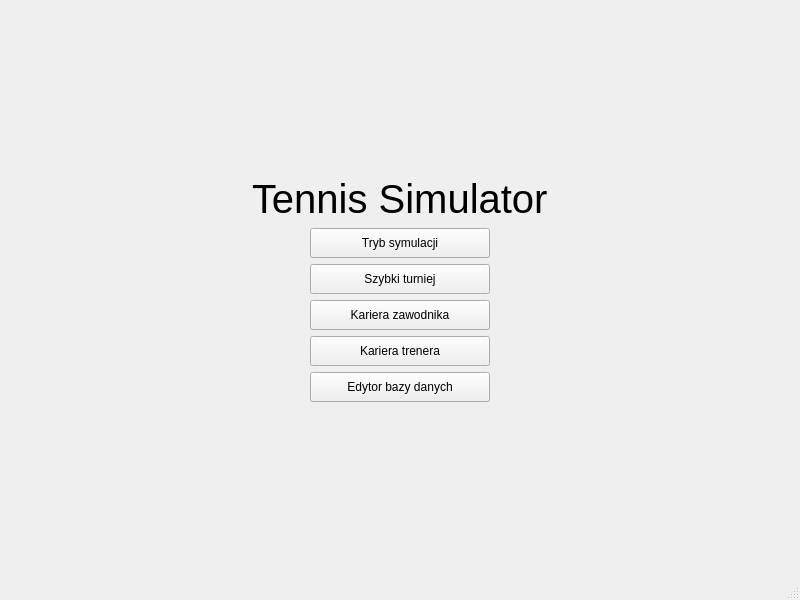
<?xml version="1.0" encoding="UTF-8"?>
<ui version="4.0">
 <class>MainWindow</class>
 <widget class="QMainWindow" name="MainWindow">
  <property name="geometry">
   <rect>
    <x>0</x>
    <y>0</y>
    <width>800</width>
    <height>600</height>
   </rect>
  </property>
  <property name="windowTitle">
   <string>MainWindow</string>
  </property>
  <widget class="QWidget" name="centralwidget">
   <layout class="QVBoxLayout" name="verticalLayout_2">
    <item>
     <spacer name="verticalSpacer">
      <property name="orientation">
       <enum>Qt::Orientation::Vertical</enum>
      </property>
      <property name="sizeHint" stdset="0">
       <size>
        <width>20</width>
        <height>40</height>
       </size>
      </property>
     </spacer>
    </item>
    <item>
     <layout class="QVBoxLayout" name="verticalLayout">
      <property name="spacing">
       <number>6</number>
      </property>
      <item>
       <layout class="QHBoxLayout" name="horizontalLayout_6">
        <item>
         <spacer name="horizontalSpacer_11">
          <property name="orientation">
           <enum>Qt::Orientation::Horizontal</enum>
          </property>
          <property name="sizeHint" stdset="0">
           <size>
            <width>40</width>
            <height>20</height>
           </size>
          </property>
         </spacer>
        </item>
        <item>
         <widget class="QLabel" name="label">
          <property name="font">
           <font>
            <pointsize>30</pointsize>
            <fontweight>Light</fontweight>
           </font>
          </property>
          <property name="text">
           <string>Tennis Simulator</string>
          </property>
         </widget>
        </item>
        <item>
         <spacer name="horizontalSpacer_12">
          <property name="orientation">
           <enum>Qt::Orientation::Horizontal</enum>
          </property>
          <property name="sizeHint" stdset="0">
           <size>
            <width>40</width>
            <height>20</height>
           </size>
          </property>
         </spacer>
        </item>
       </layout>
      </item>
      <item>
       <spacer name="verticalSpacer_3">
        <property name="orientation">
         <enum>Qt::Orientation::Vertical</enum>
        </property>
        <property name="sizeHint" stdset="0">
         <size>
          <width>20</width>
          <height>0</height>
         </size>
        </property>
       </spacer>
      </item>
      <item>
       <layout class="QHBoxLayout" name="horizontalLayout_2">
        <item>
         <spacer name="horizontalSpacer_3">
          <property name="orientation">
           <enum>Qt::Orientation::Horizontal</enum>
          </property>
          <property name="sizeHint" stdset="0">
           <size>
            <width>40</width>
            <height>20</height>
           </size>
          </property>
         </spacer>
        </item>
        <item>
         <widget class="QPushButton" name="pushButton_simulation">
          <property name="sizePolicy">
           <sizepolicy hsizetype="Minimum" vsizetype="Fixed">
            <horstretch>0</horstretch>
            <verstretch>0</verstretch>
           </sizepolicy>
          </property>
          <property name="minimumSize">
           <size>
            <width>180</width>
            <height>30</height>
           </size>
          </property>
          <property name="maximumSize">
           <size>
            <width>300</width>
            <height>16777215</height>
           </size>
          </property>
          <property name="text">
           <string>Tryb symulacji</string>
          </property>
         </widget>
        </item>
        <item>
         <spacer name="horizontalSpacer_4">
          <property name="orientation">
           <enum>Qt::Orientation::Horizontal</enum>
          </property>
          <property name="sizeHint" stdset="0">
           <size>
            <width>40</width>
            <height>20</height>
           </size>
          </property>
         </spacer>
        </item>
       </layout>
      </item>
      <item>
       <layout class="QHBoxLayout" name="horizontalLayout">
        <item>
         <spacer name="horizontalSpacer">
          <property name="orientation">
           <enum>Qt::Orientation::Horizontal</enum>
          </property>
          <property name="sizeHint" stdset="0">
           <size>
            <width>40</width>
            <height>20</height>
           </size>
          </property>
         </spacer>
        </item>
        <item>
         <widget class="QPushButton" name="pushButton_quickTournament">
          <property name="sizePolicy">
           <sizepolicy hsizetype="Minimum" vsizetype="Fixed">
            <horstretch>0</horstretch>
            <verstretch>0</verstretch>
           </sizepolicy>
          </property>
          <property name="minimumSize">
           <size>
            <width>180</width>
            <height>30</height>
           </size>
          </property>
          <property name="maximumSize">
           <size>
            <width>300</width>
            <height>16777215</height>
           </size>
          </property>
          <property name="text">
           <string>Szybki turniej</string>
          </property>
         </widget>
        </item>
        <item>
         <spacer name="horizontalSpacer_2">
          <property name="orientation">
           <enum>Qt::Orientation::Horizontal</enum>
          </property>
          <property name="sizeHint" stdset="0">
           <size>
            <width>40</width>
            <height>20</height>
           </size>
          </property>
         </spacer>
        </item>
       </layout>
      </item>
      <item>
       <layout class="QHBoxLayout" name="horizontalLayout_3">
        <item>
         <spacer name="horizontalSpacer_5">
          <property name="orientation">
           <enum>Qt::Orientation::Horizontal</enum>
          </property>
          <property name="sizeHint" stdset="0">
           <size>
            <width>40</width>
            <height>20</height>
           </size>
          </property>
         </spacer>
        </item>
        <item>
         <widget class="QPushButton" name="pushButton_playerCareer">
          <property name="sizePolicy">
           <sizepolicy hsizetype="Minimum" vsizetype="Fixed">
            <horstretch>0</horstretch>
            <verstretch>0</verstretch>
           </sizepolicy>
          </property>
          <property name="minimumSize">
           <size>
            <width>180</width>
            <height>30</height>
           </size>
          </property>
          <property name="maximumSize">
           <size>
            <width>300</width>
            <height>16777215</height>
           </size>
          </property>
          <property name="text">
           <string>Kariera zawodnika</string>
          </property>
         </widget>
        </item>
        <item>
         <spacer name="horizontalSpacer_6">
          <property name="orientation">
           <enum>Qt::Orientation::Horizontal</enum>
          </property>
          <property name="sizeHint" stdset="0">
           <size>
            <width>40</width>
            <height>20</height>
           </size>
          </property>
         </spacer>
        </item>
       </layout>
      </item>
      <item>
       <layout class="QHBoxLayout" name="horizontalLayout_5">
        <item>
         <spacer name="horizontalSpacer_9">
          <property name="orientation">
           <enum>Qt::Orientation::Horizontal</enum>
          </property>
          <property name="sizeHint" stdset="0">
           <size>
            <width>40</width>
            <height>20</height>
           </size>
          </property>
         </spacer>
        </item>
        <item>
         <widget class="QPushButton" name="pushButton_coachCareer">
          <property name="sizePolicy">
           <sizepolicy hsizetype="Minimum" vsizetype="Fixed">
            <horstretch>0</horstretch>
            <verstretch>0</verstretch>
           </sizepolicy>
          </property>
          <property name="minimumSize">
           <size>
            <width>180</width>
            <height>30</height>
           </size>
          </property>
          <property name="maximumSize">
           <size>
            <width>300</width>
            <height>16777215</height>
           </size>
          </property>
          <property name="text">
           <string>Kariera trenera</string>
          </property>
         </widget>
        </item>
        <item>
         <spacer name="horizontalSpacer_10">
          <property name="orientation">
           <enum>Qt::Orientation::Horizontal</enum>
          </property>
          <property name="sizeHint" stdset="0">
           <size>
            <width>40</width>
            <height>20</height>
           </size>
          </property>
         </spacer>
        </item>
       </layout>
      </item>
      <item>
       <layout class="QHBoxLayout" name="horizontalLayout_4">
        <item>
         <spacer name="horizontalSpacer_7">
          <property name="orientation">
           <enum>Qt::Orientation::Horizontal</enum>
          </property>
          <property name="sizeHint" stdset="0">
           <size>
            <width>40</width>
            <height>20</height>
           </size>
          </property>
         </spacer>
        </item>
        <item>
         <widget class="QPushButton" name="pushButton_database">
          <property name="sizePolicy">
           <sizepolicy hsizetype="Minimum" vsizetype="Fixed">
            <horstretch>0</horstretch>
            <verstretch>0</verstretch>
           </sizepolicy>
          </property>
          <property name="minimumSize">
           <size>
            <width>180</width>
            <height>30</height>
           </size>
          </property>
          <property name="maximumSize">
           <size>
            <width>300</width>
            <height>16777215</height>
           </size>
          </property>
          <property name="text">
           <string>Edytor bazy danych</string>
          </property>
         </widget>
        </item>
        <item>
         <spacer name="horizontalSpacer_8">
          <property name="orientation">
           <enum>Qt::Orientation::Horizontal</enum>
          </property>
          <property name="sizeHint" stdset="0">
           <size>
            <width>40</width>
            <height>20</height>
           </size>
          </property>
         </spacer>
        </item>
       </layout>
      </item>
     </layout>
    </item>
    <item>
     <spacer name="verticalSpacer_2">
      <property name="orientation">
       <enum>Qt::Orientation::Vertical</enum>
      </property>
      <property name="sizeHint" stdset="0">
       <size>
        <width>20</width>
        <height>40</height>
       </size>
      </property>
     </spacer>
    </item>
   </layout>
  </widget>
  <widget class="QMenuBar" name="menubar">
   <property name="geometry">
    <rect>
     <x>0</x>
     <y>0</y>
     <width>800</width>
     <height>22</height>
    </rect>
   </property>
  </widget>
  <widget class="QStatusBar" name="statusbar"/>
 </widget>
 <resources/>
 <connections/>
</ui>
